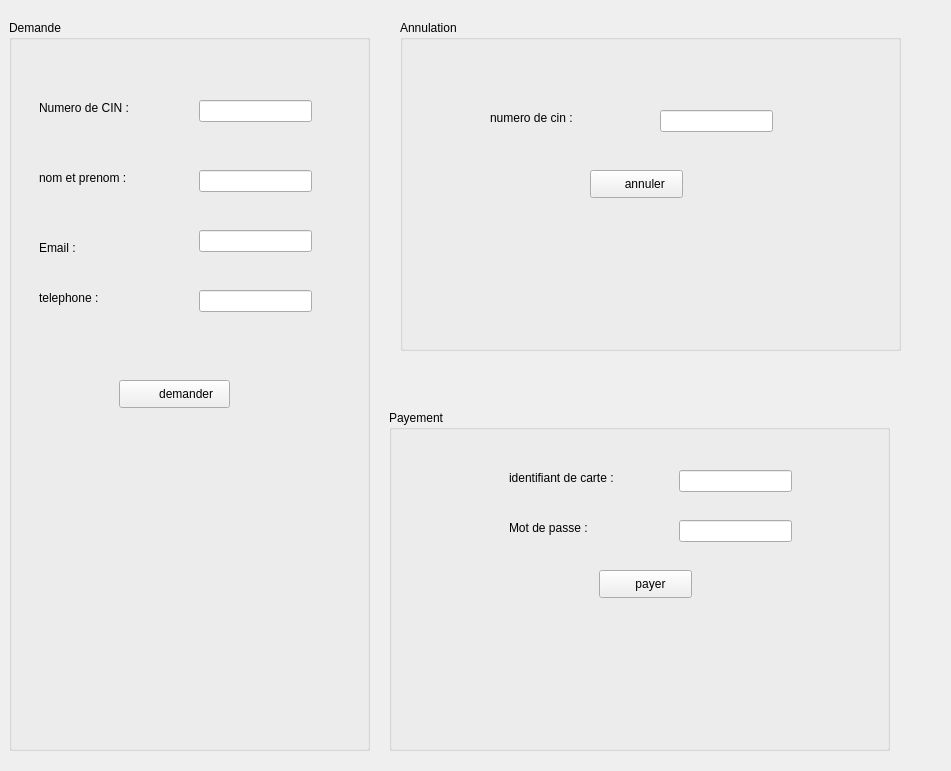
<?xml version="1.0" encoding="UTF-8"?>
<ui version="4.0">
 <class>etudiantt</class>
 <widget class="QWidget" name="etudiantt">
  <property name="geometry">
   <rect>
    <x>0</x>
    <y>0</y>
    <width>951</width>
    <height>771</height>
   </rect>
  </property>
  <property name="windowTitle">
   <string>Form</string>
  </property>
  <widget class="QGroupBox" name="groupBox">
   <property name="geometry">
    <rect>
     <x>9</x>
     <y>20</y>
     <width>361</width>
     <height>731</height>
    </rect>
   </property>
   <property name="title">
    <string>Demande</string>
   </property>
   <widget class="QLineEdit" name="cin1">
    <property name="geometry">
     <rect>
      <x>190</x>
      <y>80</y>
      <width>113</width>
      <height>22</height>
     </rect>
    </property>
   </widget>
   <widget class="QLineEdit" name="nom1">
    <property name="geometry">
     <rect>
      <x>190</x>
      <y>150</y>
      <width>113</width>
      <height>22</height>
     </rect>
    </property>
   </widget>
   <widget class="QLineEdit" name="email1">
    <property name="geometry">
     <rect>
      <x>190</x>
      <y>210</y>
      <width>113</width>
      <height>22</height>
     </rect>
    </property>
   </widget>
   <widget class="QLineEdit" name="tel1">
    <property name="geometry">
     <rect>
      <x>190</x>
      <y>270</y>
      <width>113</width>
      <height>22</height>
     </rect>
    </property>
   </widget>
   <widget class="QLabel" name="label_2">
    <property name="geometry">
     <rect>
      <x>30</x>
      <y>80</y>
      <width>111</width>
      <height>16</height>
     </rect>
    </property>
    <property name="text">
     <string>Numero de CIN :</string>
    </property>
   </widget>
   <widget class="QLabel" name="label_3">
    <property name="geometry">
     <rect>
      <x>30</x>
      <y>150</y>
      <width>111</width>
      <height>16</height>
     </rect>
    </property>
    <property name="text">
     <string>nom et prenom :</string>
    </property>
   </widget>
   <widget class="QLabel" name="label_4">
    <property name="geometry">
     <rect>
      <x>30</x>
      <y>220</y>
      <width>55</width>
      <height>16</height>
     </rect>
    </property>
    <property name="text">
     <string>Email :</string>
    </property>
   </widget>
   <widget class="QLabel" name="label_5">
    <property name="geometry">
     <rect>
      <x>30</x>
      <y>270</y>
      <width>81</width>
      <height>16</height>
     </rect>
    </property>
    <property name="text">
     <string>telephone :</string>
    </property>
   </widget>
   <widget class="QPushButton" name="demande">
    <property name="geometry">
     <rect>
      <x>110</x>
      <y>360</y>
      <width>111</width>
      <height>28</height>
     </rect>
    </property>
    <property name="styleSheet">
     <string notr="true">border-image: url(:/new/prefix1/modify.png);</string>
    </property>
    <property name="text">
     <string>       demander</string>
    </property>
   </widget>
   <widget class="QLabel" name="ard">
    <property name="geometry">
     <rect>
      <x>30</x>
      <y>590</y>
      <width>111</width>
      <height>31</height>
     </rect>
    </property>
    <property name="text">
     <string/>
    </property>
   </widget>
  </widget>
  <widget class="QGroupBox" name="groupBox_2">
   <property name="geometry">
    <rect>
     <x>400</x>
     <y>20</y>
     <width>501</width>
     <height>331</height>
    </rect>
   </property>
   <property name="title">
    <string>Annulation</string>
   </property>
   <widget class="QLineEdit" name="cin2">
    <property name="geometry">
     <rect>
      <x>260</x>
      <y>90</y>
      <width>113</width>
      <height>22</height>
     </rect>
    </property>
   </widget>
   <widget class="QLabel" name="label">
    <property name="geometry">
     <rect>
      <x>90</x>
      <y>90</y>
      <width>111</width>
      <height>16</height>
     </rect>
    </property>
    <property name="text">
     <string>numero de cin :</string>
    </property>
   </widget>
   <widget class="QPushButton" name="annulerdemande">
    <property name="geometry">
     <rect>
      <x>190</x>
      <y>150</y>
      <width>93</width>
      <height>28</height>
     </rect>
    </property>
    <property name="styleSheet">
     <string notr="true">border-image: url(:/new/prefix1/modify.png);</string>
    </property>
    <property name="text">
     <string>     annuler</string>
    </property>
   </widget>
  </widget>
  <widget class="QGroupBox" name="groupBox_3">
   <property name="geometry">
    <rect>
     <x>389</x>
     <y>410</y>
     <width>501</width>
     <height>341</height>
    </rect>
   </property>
   <property name="title">
    <string>Payement</string>
   </property>
   <widget class="QLineEdit" name="id">
    <property name="geometry">
     <rect>
      <x>290</x>
      <y>60</y>
      <width>113</width>
      <height>22</height>
     </rect>
    </property>
   </widget>
   <widget class="QLineEdit" name="mdp">
    <property name="geometry">
     <rect>
      <x>290</x>
      <y>110</y>
      <width>113</width>
      <height>22</height>
     </rect>
    </property>
   </widget>
   <widget class="QLabel" name="label_6">
    <property name="geometry">
     <rect>
      <x>120</x>
      <y>60</y>
      <width>131</width>
      <height>16</height>
     </rect>
    </property>
    <property name="text">
     <string>identifiant de carte :</string>
    </property>
   </widget>
   <widget class="QLabel" name="label_7">
    <property name="geometry">
     <rect>
      <x>120</x>
      <y>110</y>
      <width>91</width>
      <height>16</height>
     </rect>
    </property>
    <property name="text">
     <string>Mot de passe :</string>
    </property>
   </widget>
   <widget class="QPushButton" name="pushButton_2">
    <property name="geometry">
     <rect>
      <x>210</x>
      <y>160</y>
      <width>93</width>
      <height>28</height>
     </rect>
    </property>
    <property name="styleSheet">
     <string notr="true">border-image: url(:/new/prefix1/modify.png);</string>
    </property>
    <property name="text">
     <string>   payer</string>
    </property>
   </widget>
  </widget>
 </widget>
 <resources/>
 <connections/>
</ui>
